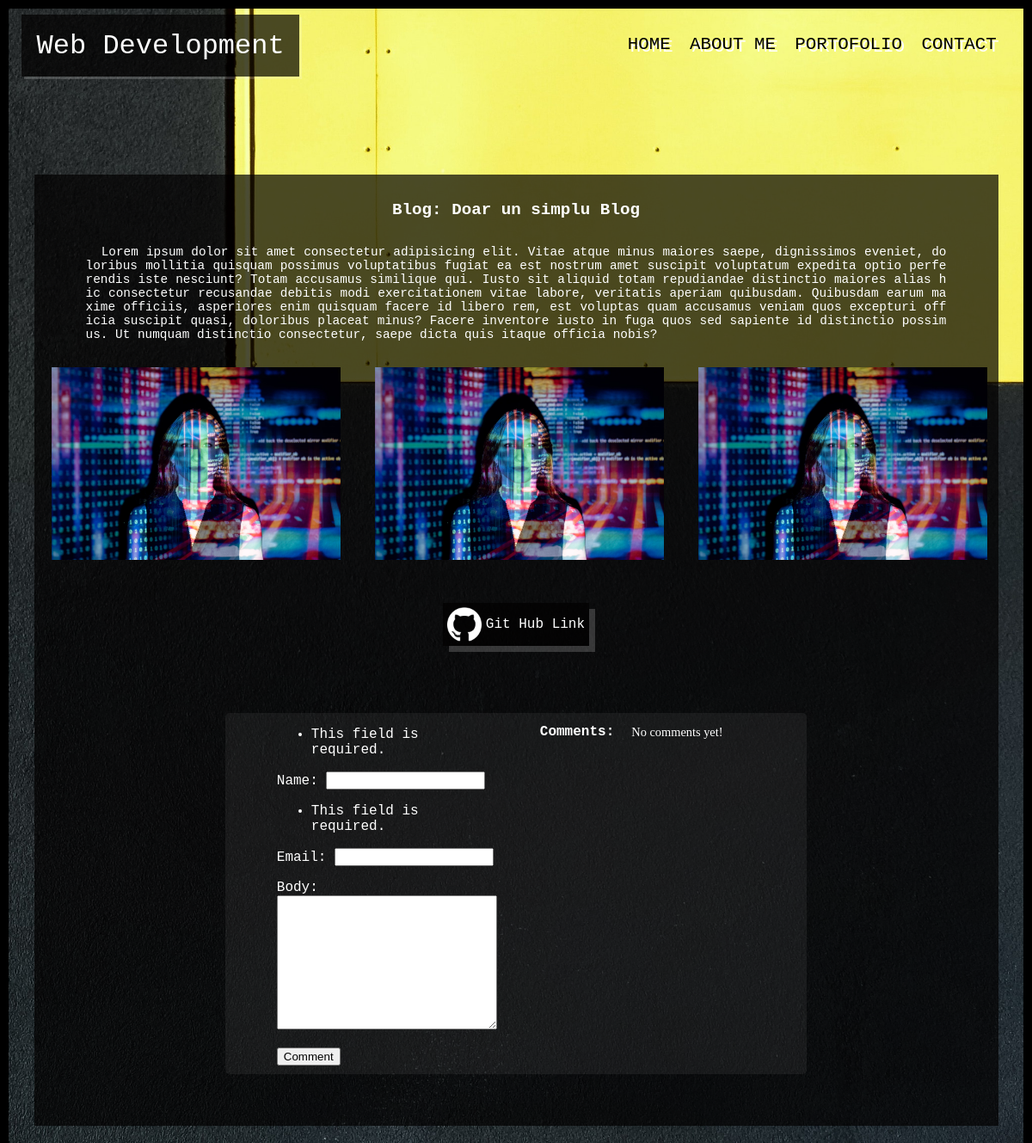
Page /blog on the committed database.
### app_portofolio/models.py (models this page shows, shortened)
class Post(models.Model):
    titlu = models.CharField(max_length=255)
    slug = models.SlugField()
    git_link = models.TextField(null=True, blank=True)
    descriere = models.TextField()
    imagine = models.ImageField(null=True, blank=True)
    imagine_post1 = models.ImageField(null=True, blank=True)
    imagine_post2 = models.ImageField(null=True, blank=True)
    imagine_post3 = models.ImageField(null=True, blank=True)
    date_added = models.DateTimeField(auto_now_add=True)
    class Meta:
        ordering = ['-date_added']

### app_portofolio/views.py (the view, shortened to what this page needs)
# urls.py: path('<slug:slug>', views.post_detail, name='post_detail')
def post_detail(request, slug):
    post = Post.objects.get(slug=slug)
    form = CommentForm(request.POST)
    return render(request, 'post_detail.html', {'post':post, 'form':form})

### app_portofolio/forms.py
class CommentForm(forms.ModelForm):
    class Meta:
        model = Comment
        fields = ['name','email','body']

### templates/post_detail.html (shortened to what this page needs)
{% extends 'base.html' %}
{% block content %}
    <div class="post-detail-container">
        <h1 class="post-titlu">{{ post.titlu }}</h1>
        <p class="post-descriere"> &nbsp;&nbsp;{{ post.descriere }}</p>
            <div class="imagini-box">
                <img src="{{ post.imagine_post1.url }}">
                <img src="{{ post.imagine_post2.url }}">
                <img src="{{ post.imagine_post3.url }}">
            </div>
        <a class="box-media-git-links" href="{{ post.git_link }}">
            <img class="github" src="/static/img/github_logo.png"><p>Git Hub Link</p>
        </a>
    <br>
    <div class="form-si-comentarii">
        <form class="form-container" method="post">
            {{ form.as_p }}
            <div class="field">
                <div class="control">
                    <button class="button is-succes">Comment</button>
                </div>
            </div>
        </form>
        <div class="comments-si-comentariile">
           <h2 class="comm-section">Comments:</h2>
            <div class="lista-comentarii">
                {% for comment in post.comments.all %}
                <article>
                        <div class="media-content">
                            <div class="content">
                                <p>
                                    <strong>{{ comment.name }}</strong>
                                    <small>({{ comment.date_added }}):</small>
                                    <br>
                                    {{ comment.body }}
                                </p>
                            </div>
                        </div>
                </article>
                    {% empty %}
                    <div class="notification">
                        <p>
                            No comments yet!
                        </p>
                    </div>
                {% endfor %}
            </div>
        </div>
        </div>
    </div>
{% endblock %}

### static/css/style.css (style rules this page uses)
html { background: url(/static/img/backgound2.jpg) center center no-repeat fixed; background-size: cover; -webkit-background-size: cover; -moz-background-size: cover; -o-background-size: cover; margin: 0; padding: 0; border: black 10px solid; }
html, body { margin: 0; min-height: 100%; }
body { display: flex; flex-direction: column; justify-content: space-between; align-items: center; }
.linkedin, .facebook, .github { max-width: 100%; max-height: 100%; }
.github { max-width: 80%; max-height: 80%; }
.post-detail-container { display: flex; align-items: center; width: 95%; flex-direction: column; background-color: rgb(2, 0, 0, 0.7); margin: 30px auto; padding: 30px 0; }
@media (min-width: 720px) { .post-detail-container { width: 95%; } }
.post-titlu { font-family: OCR A Std, monospace; color: white; font-size: 1.2rem; margin: 0 10px; margin-bottom: 20px; }
.post-descriere { font-family: OCR A Std, monospace; color: white; font-size: 0.9rem; margin: 10px; text-align: justify; word-break: break-all; }
.imagini-box { display: flex; justify-content: space-evenly; flex-direction: column; align-items: center; }
.imagini-box img { width: 80%; height: auto; margin: 20px; }
.box-media-git-links { display: flex; width: 170px; height: 50px; background-color: rgb(2, 0, 0, 0.7); box-shadow: 7px 7px rgba(255, 255, 255, 0.18); margin-top: 30px; align-items: center; justify-content: space-evenly; text-decoration: none; font-family: OCR A Std, monospace; color: white; margin-bottom: 30px; }
form p { font-size: 1rem; }
.errorlist li { font-size: 1rem; }
.form-container { color: white; padding: 0 10px 10px; font-family: OCR A Std, monospace; font-size: 1rem; }
.comm-section { font-size: 1rem; font-family: OCR A Std, monospace; color:white; }
.lista-comentarii { font-size: 0.9rem; text-align: justify; word-break: break-all; }
.comments-si-comentariile { display: flex; flex-direction: column; justify-content: flex-start; flex-grow: 1; padding: 0 10px; border-radius: 5px; color:white; }
.form-si-comentarii { display: flex; flex-direction: column; justify-content: flex-start; align-items: center; background-color: rgba(255, 255, 255, 0.06); margin: 30px 10px; border-radius: 5px; }
textarea { width: 250px; }
@media (min-width: 1024px) { .comments-si-comentariile { margin: 0 30px; flex-direction: row; width: 50%; } }
@media (min-width: 1024px) { .form-si-comentarii { flex-direction: row; align-items: flex-start; } }
@media (min-width: 1024px) { .form-container { margin-left: 50px; } }
@media (min-width: 1024px) { .lista-comentarii { margin-left: 20px; } }
@media (min-width: 1024px) { .imagini-box { flex-direction: row; } }
@media (min-width: 1024px) { .imagini-box img { width: 30%; } }
@media (min-width: 600px) { .post-descriere { padding: 0 50px; } }

### rows in the picture
Post: titlu "Blog: Doar un simplu Blog", descriere "Lorem ipsum dolor sit amet consectetur adipisicing elit. Vitae atque minus maiores saepe, dignissimos eveniet, doloribus mollitia quisquam possimus voluptatibus fugiat ea est nostrum amet suscipit voluptatum expedita optio perferendis iste nesciunt? Totam accusamus similique qui. Iusto sit aliquid totam repudiandae distinctio maiores alias hic consectetur recusandae debitis modi exercitationem vitae labore, veritatis aperiam quibusdam. Quibusdam earum maxime officiis, asperiores enim quisquam facere id libero rem, est voluptas quam accusamus veniam quos excepturi officia suscipit quasi, doloribus placeat minus? Facere inventore iusto in fuga quos sed sapiente id distinctio possimus. Ut…", imagine_post1 (picture), imagine_post2 (picture), imagine_post3 (picture)
